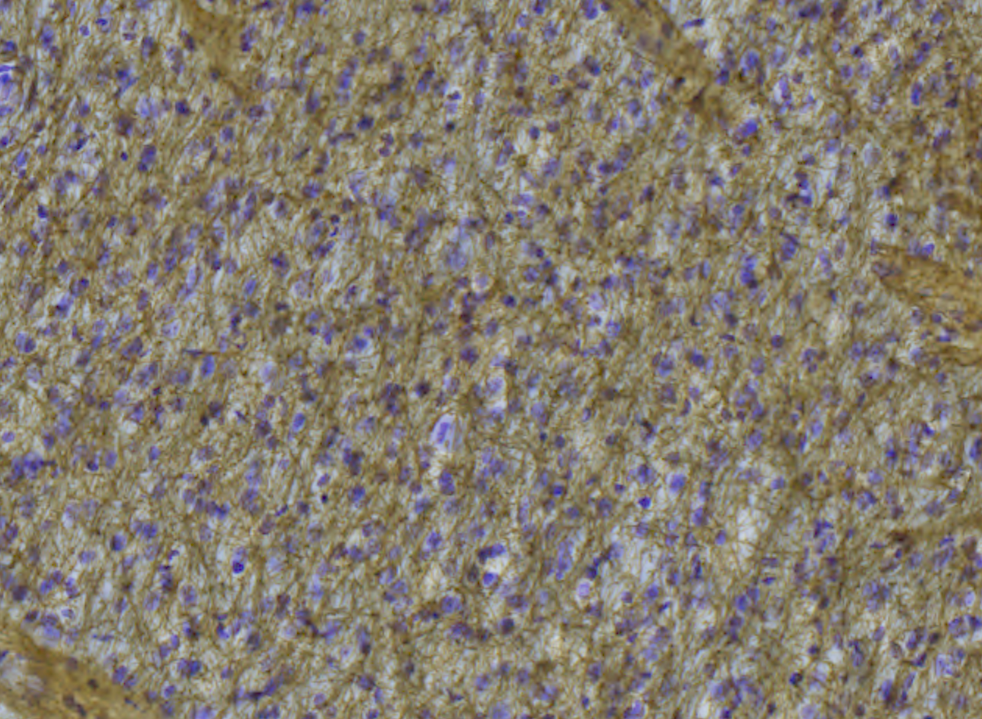
#> input picture Images/Putamen_1.png, 982 x 719 px, shrunk from 1259 x 922 before the run, found by its file name; its folder holds 4 pictures in this run
$ python ConvertToGray.py
#> lines starting #> are read from the running program, lines starting #| are printed output that depends on the picture
import os
import matplotlib.pyplot as plt
from PIL import Image

def convert_images_to_grayscale(images_folder, grayscale_folder):
    # Create the grayscale folder if it doesn't exist
    if not os.path.exists(grayscale_folder):
        os.makedirs(grayscale_folder)

    # List all files in the images folder
    image_files = os.listdir(images_folder)

    # Process each image
    for image_file in image_files:
        # Check if the file is an image (ending with .png)
        if image_file.endswith('.png'):
            # Construct the full path of the image
            image_path = os.path.join(images_folder, image_file)

            # Load the image
            img = Image.open(image_path)
#> img is the input picture: PIL image 982x719 RGBA; mean R, G, B, A 132.2, 124.2, 111.1, 255

            # Convert to grayscale
            grayscale_image = img.convert("L")
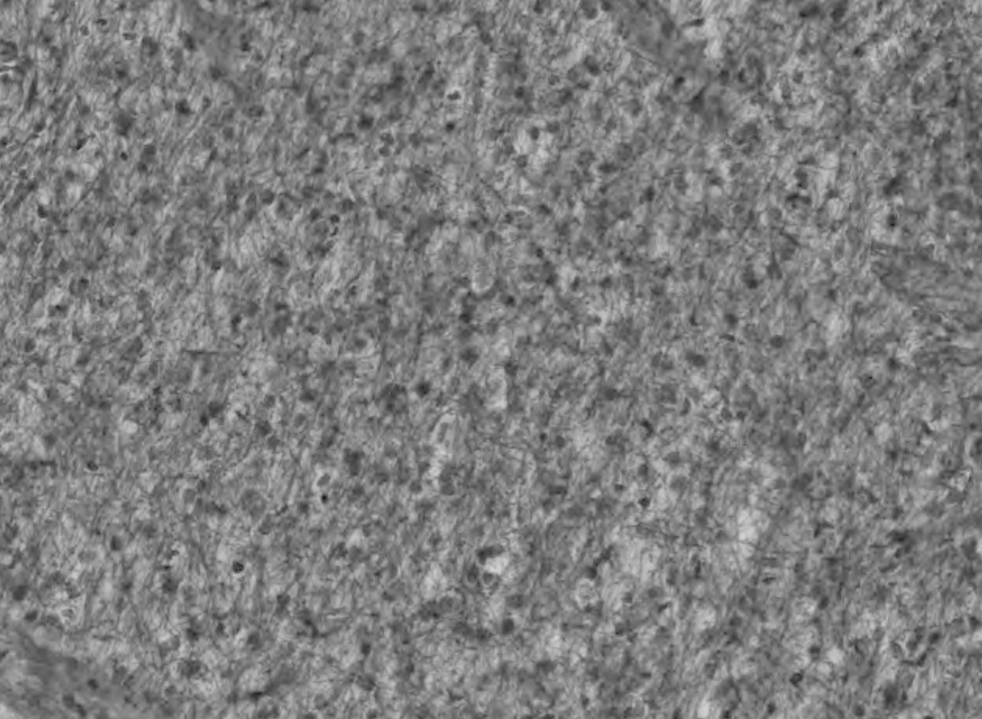
#> grayscale_image: PIL image 982x719 L; min 24, max 213, mean 125.1
#> pass 3 of the loop in convert_images_to_grayscale, `for image_file in image_files:`:
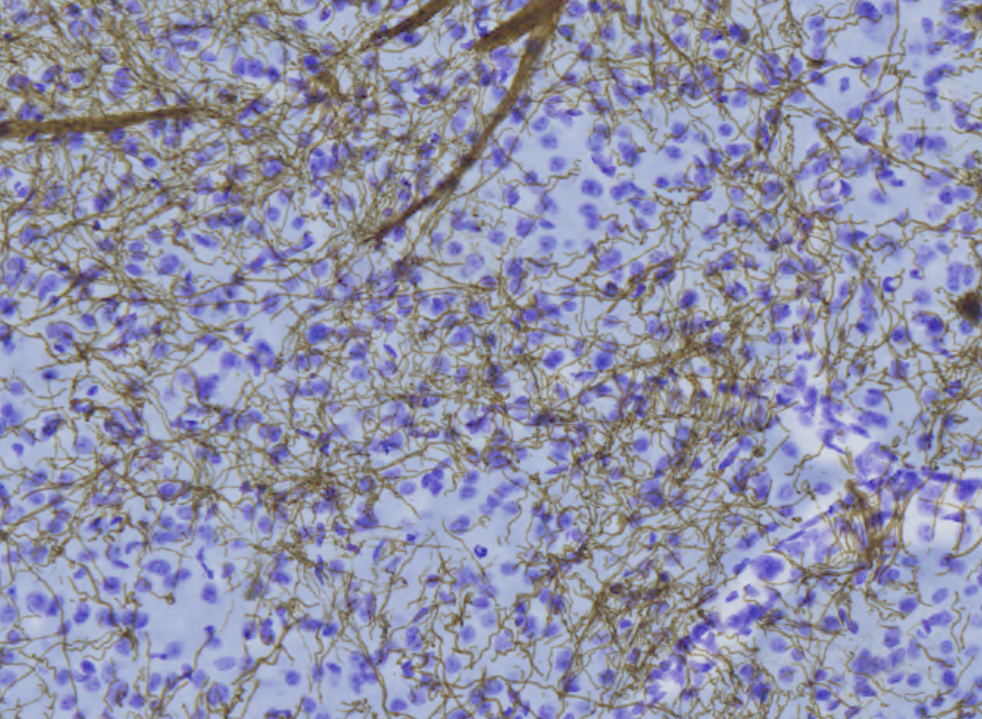
#> input picture Images/Putamen_3.png, 982 x 719 px, shrunk from 1259 x 922 before the run, found by its file name
#> in convert_images_to_grayscale, img is the input picture: PIL image 982x719 RGBA; mean R, G, B, A 145, 146, 169.3, 255
#> in convert_images_to_grayscale, `grayscale_image = img.convert("L")`:
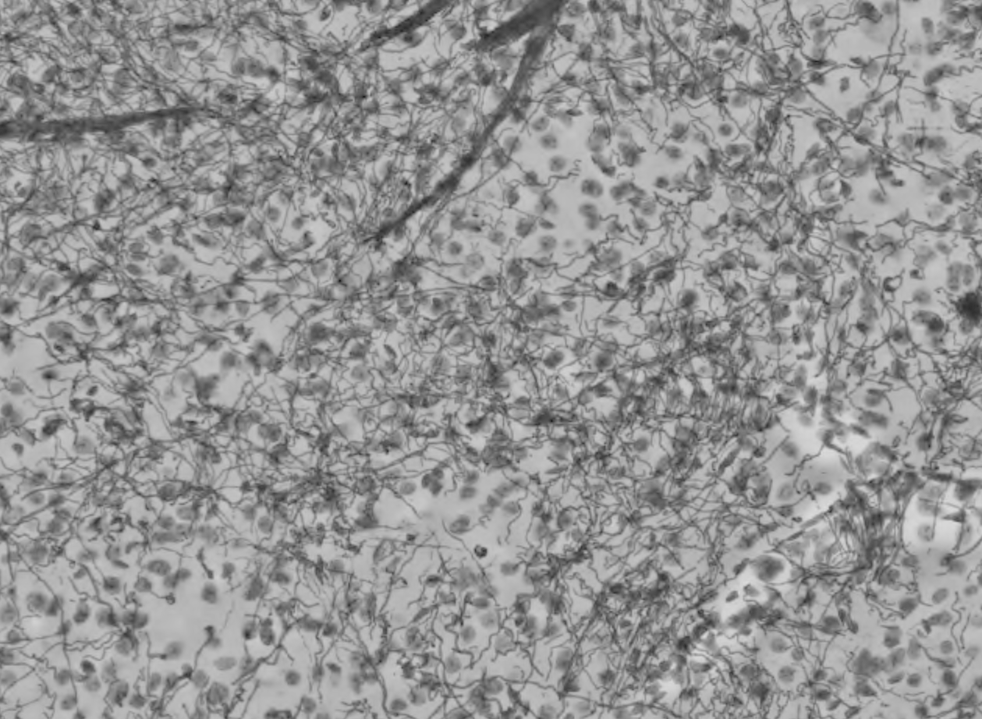
#> grayscale_image: PIL image 982x719 L; min 32, max 219, mean 148.4
#> the loop made 4 passes; the first 3 are shown

            # Construct the path for saving the grayscale image
            grayscale_image_path = os.path.join(grayscale_folder, image_file.replace('.png', '_grayscale.png'))

            # Save the grayscale image
            grayscale_image.save(grayscale_image_path)

            # Close the images
            img.close()
            grayscale_image.close()

            print(f"Processed image: {image_file} --> Grayscale image saved as: {grayscale_image_path}")

# Example usage:
images_folder = '/Users/sricharanmohankumar/BrainHack-1/Images'
grayscale_folder = '/Users/sricharanmohankumar/BrainHack-1/Grayscale'
convert_images_to_grayscale(images_folder, grayscale_folder)
